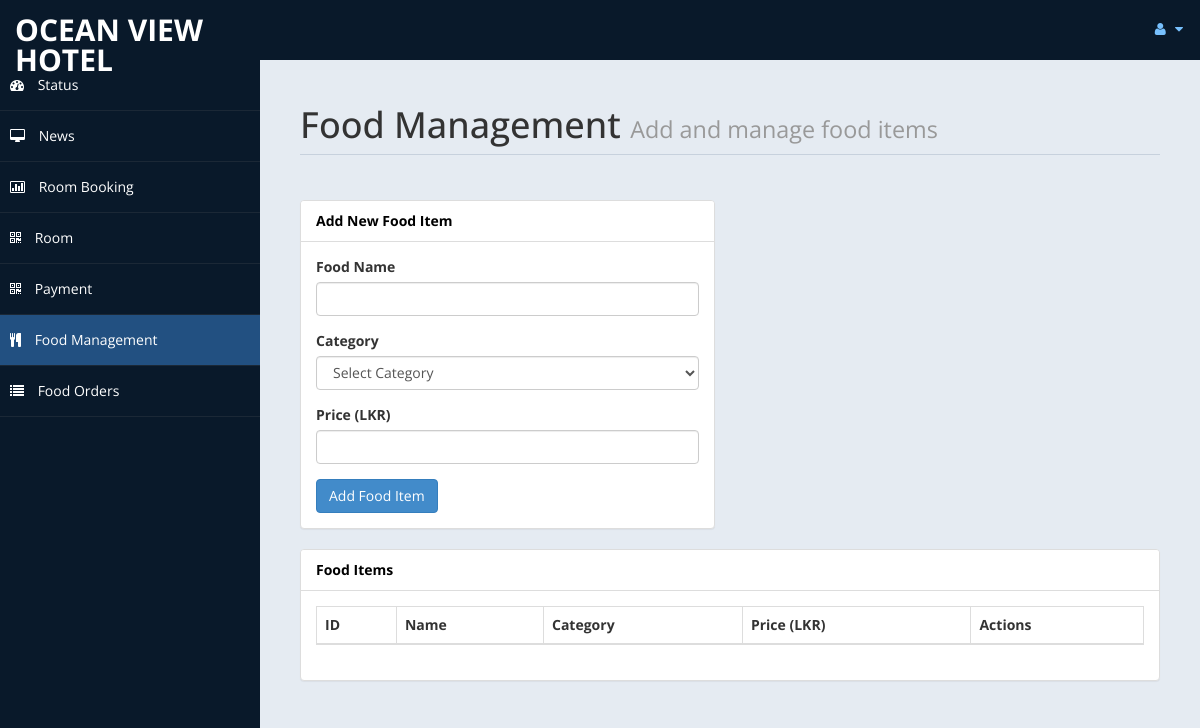
Page /admin/foods.php (signed in) on the earlier database version.
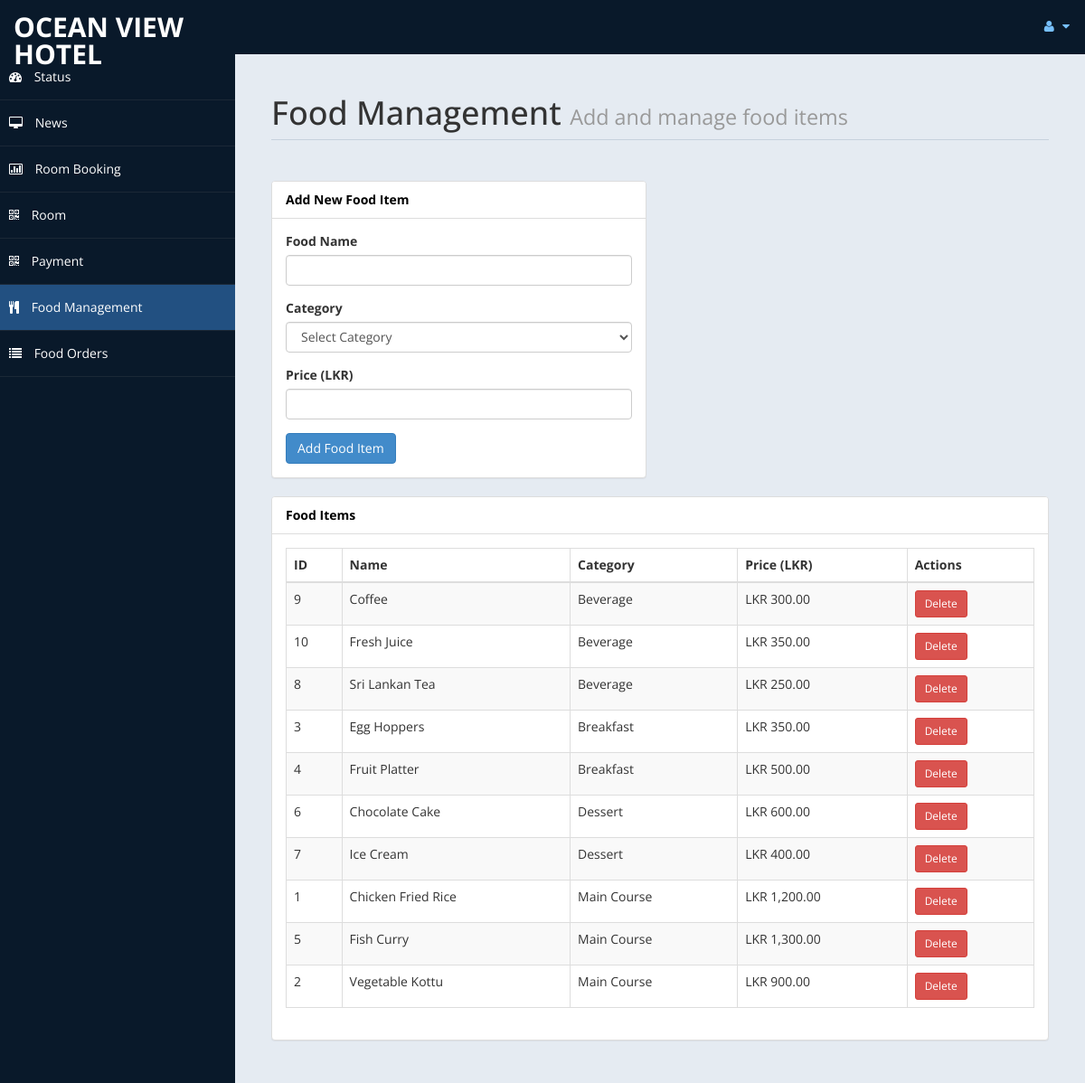
Same page on the later database version.
### tables this page shows
CREATE TABLE IF NOT EXISTS `foods` (
  `id` int(11) NOT NULL AUTO_INCREMENT,
  `name` varchar(100) NOT NULL,
  `category` varchar(50) NOT NULL,
  `price` decimal(10,2) NOT NULL,
  PRIMARY KEY (`id`)
);

### admin/foods.php (the view, shortened to what the changed rows need)
<!DOCTYPE html>
<html xmlns="http://www.w3.org/1999/xhtml">
<head>
    <link href="assets/css/bootstrap.css" rel="stylesheet" />
    <link href="assets/css/font-awesome.css" rel="stylesheet" />
    <link href="assets/css/custom-styles.css" rel="stylesheet" />
</head>
<body>
    <div id="wrapper">
        <div id="page-wrapper" >
            <div id="page-inner">
                <div class="row">
                    <div class="col-md-12">
                        <h1 class="page-header">Food Management <small>Add and manage food items</small></h1>
                    </div>
                </div>
                <div class="row">
                    <div class="col-md-12">
                        <div class="panel panel-default">
                            <div class="panel-body">
                                <div class="table-responsive">
                                    <table class="table table-striped table-bordered table-hover">
                                        <thead>
                                            <tr>
                                                <th>ID</th>
                                                <th>Name</th>
                                                <th>Category</th>
                                                <th>Price (LKR)</th>
                                                <th>Actions</th>
                                            </tr>
                                        </thead>
                                        <tbody>
                                            <?php
                                            include('db.php');
                                            $sql = "SELECT * FROM foods ORDER BY category, name";
                                            $result = mysqli_query($con, $sql);
                                            while($row = mysqli_fetch_array($result)) {
                                                echo "<tr>";
                                                echo "<td>".$row['id']."</td>";
                                                echo "<td>".$row['name']."</td>";
                                                echo "<td>".$row['category']."</td>";
                                                echo "<td>LKR ".number_format($row['price'], 2)."</td>";
                                                echo "<td>
                                                    <a href='?delete_id=".$row['id']."' class='btn btn-danger btn-sm' onclick='return confirm(\"Are you sure?\")'>Delete</a>
                                                </td>";
                                                echo "</tr>";
                                            }
                                            ?>
                                        </tbody>
                                    </table>
                                </div>
                            </div>
                        </div>
                    </div>
                </div>
            </div>
        </div>
    </div>
</body>
</html>

Differences in the rows shown:
added foods: id "9", name "Coffee", category "Beverage", price "300.00"
added foods: id "10", name "Fresh Juice", category "Beverage", price "350.00"
added foods: id "8", name "Sri Lankan Tea", category "Beverage", price "250.00"
added foods: id "3", name "Egg Hoppers", category "Breakfast", price "350.00"
added foods: id "4", name "Fruit Platter", category "Breakfast", price "500.00"
added foods: id "6", name "Chocolate Cake", category "Dessert", price "600.00"
added foods: id "7", name "Ice Cream", category "Dessert", price "400.00"
added foods: id "1", name "Chicken Fried Rice", category "Main Course", price "1,200.00"
added foods: id "5", name "Fish Curry", category "Main Course", price "1,300.00"
added foods: id "2", name "Vegetable Kottu", category "Main Course", price "900.00"
